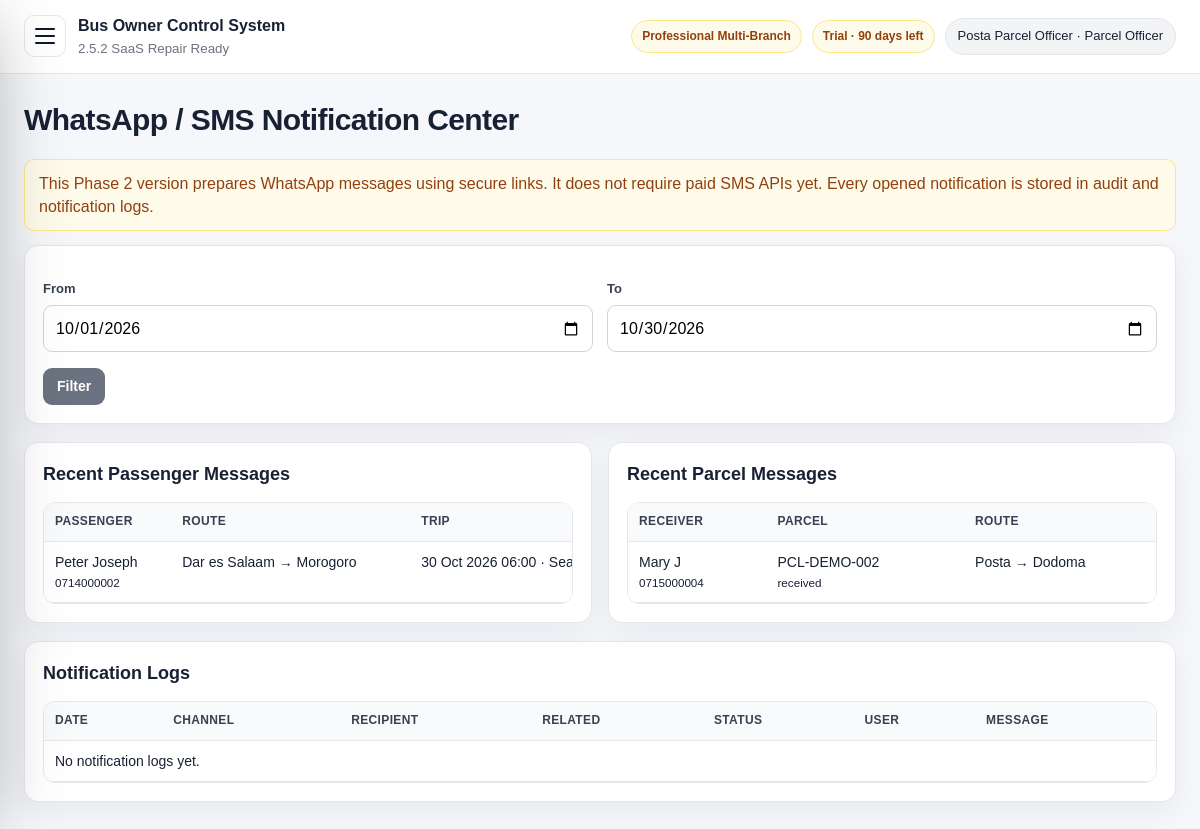
The app's page /notifications.php (signed in) with its own data.
### tables this page shows
CREATE TABLE package_tiers (
  id INT AUTO_INCREMENT PRIMARY KEY,
  code VARCHAR(40) NOT NULL UNIQUE,
  name VARCHAR(120) NOT NULL,
  description TEXT NULL,
  setup_fee DECIMAL(14,2) NOT NULL DEFAULT 0,
  optional_monthly_fee DECIMAL(14,2) NOT NULL DEFAULT 0,
  max_users INT NOT NULL DEFAULT 0,
  max_branches INT NOT NULL DEFAULT 0,
  max_buses INT NOT NULL DEFAULT 0,
  max_routes INT NOT NULL DEFAULT 0,
  max_monthly_trips INT NOT NULL DEFAULT 0,
  features_json LONGTEXT NOT NULL,
  status ENUM('active','inactive') NOT NULL DEFAULT 'active',
  display_order INT NOT NULL DEFAULT 0,
  created_at TIMESTAMP DEFAULT CURRENT_TIMESTAMP,
  updated_at TIMESTAMP NULL DEFAULT NULL ON UPDATE CURRENT_TIMESTAMP
);

CREATE TABLE subscription_license (
  id INT AUTO_INCREMENT PRIMARY KEY,
  company_name VARCHAR(180) NOT NULL DEFAULT 'Bus Company',
  license_key VARCHAR(120) NOT NULL DEFAULT 'DEMO-LICENSE',
  plan VARCHAR(80) NOT NULL DEFAULT 'Professional Multi-Branch',
  package_code VARCHAR(40) NOT NULL DEFAULT 'professional',
  billing_model ENUM('one_time_setup','one_time_plus_optional_support','recurring_subscription') NOT NULL DEFAULT 'one_time_plus_optional_support',
  status ENUM('trial','active','expired','suspended') NOT NULL DEFAULT 'trial',
  start_date DATE NULL,
  expiry_date DATE NULL,
  setup_fee_amount DECIMAL(14,2) NOT NULL DEFAULT 0,
  setup_fee_paid ENUM('no','partial','yes') NOT NULL DEFAULT 'no',
  optional_monthly_fee DECIMAL(14,2) NOT NULL DEFAULT 0,
  optional_monthly_enabled TINYINT(1) NOT NULL DEFAULT 0,
  support_status ENUM('off','active','paused','expired') NOT NULL DEFAULT 'off',
  support_start_date DATE NULL,
  support_expiry_date DATE NULL,
  max_users INT NOT NULL DEFAULT 40,
  max_branches INT NOT NULL DEFAULT 20,
  max_buses INT NOT NULL DEFAULT 50,
  max_routes INT NOT NULL DEFAULT 80,
  max_monthly_trips INT NOT NULL DEFAULT 2000,
  notes TEXT NULL,
  updated_at TIMESTAMP NULL DEFAULT NULL ON UPDATE CURRENT_TIMESTAMP,
  created_at TIMESTAMP DEFAULT CURRENT_TIMESTAMP,
  INDEX idx_subscription_package (package_code),
  INDEX idx_subscription_status (status)
);

CREATE TABLE users (
  id INT AUTO_INCREMENT PRIMARY KEY,
  name VARCHAR(120) NOT NULL,
  email VARCHAR(160) NOT NULL UNIQUE,
  password_hash VARCHAR(255) NOT NULL,
  role ENUM('owner','admin','manager','accountant','agent','parcel_officer') NOT NULL DEFAULT 'manager',
  agent_id INT NULL,
  status ENUM('active','inactive') NOT NULL DEFAULT 'active',
  last_login_at DATETIME NULL,
  created_at TIMESTAMP DEFAULT CURRENT_TIMESTAMP,
  updated_at TIMESTAMP NULL DEFAULT NULL ON UPDATE CURRENT_TIMESTAMP,
  CONSTRAINT fk_users_agent FOREIGN KEY (agent_id) REFERENCES agents(id),
  INDEX idx_users_role_status (role, status),
  INDEX idx_users_agent (agent_id)
);

CREATE TABLE bookings (
  id INT AUTO_INCREMENT PRIMARY KEY,
  trip_id INT NOT NULL,
  agent_id INT NULL,
  passenger_name VARCHAR(160) NOT NULL,
  phone VARCHAR(60) NULL,
  seat_no VARCHAR(20) NOT NULL,
  boarding_point VARCHAR(120) NULL,
  destination_point VARCHAR(120) NULL,
  amount_paid DECIMAL(12,2) NOT NULL DEFAULT 0,
  payment_method ENUM('cash','mobile_money','bank') NOT NULL DEFAULT 'cash',
  status ENUM('booked','paid','boarded','cancelled') NOT NULL DEFAULT 'booked',
  notes TEXT NULL,
  created_at TIMESTAMP DEFAULT CURRENT_TIMESTAMP,
  CONSTRAINT fk_bookings_trip FOREIGN KEY (trip_id) REFERENCES trips(id),
  CONSTRAINT fk_bookings_agent FOREIGN KEY (agent_id) REFERENCES agents(id),
  INDEX idx_bookings_trip (trip_id),
  INDEX idx_bookings_agent (agent_id)
);

CREATE TABLE routes (
  id INT AUTO_INCREMENT PRIMARY KEY,
  origin VARCHAR(120) NOT NULL,
  destination VARCHAR(120) NOT NULL,
  distance_km DECIMAL(10,2) NULL,
  standard_fare DECIMAL(12,2) NOT NULL DEFAULT 0,
  status ENUM('active','inactive') NOT NULL DEFAULT 'active',
  created_at TIMESTAMP DEFAULT CURRENT_TIMESTAMP,
  INDEX idx_routes_origin_destination (origin, destination)
);

CREATE TABLE trips (
  id INT AUTO_INCREMENT PRIMARY KEY,
  route_id INT NOT NULL,
  bus_id INT NOT NULL,
  driver_id INT NULL,
  conductor_name VARCHAR(160) NULL,
  departure_date DATE NOT NULL,
  departure_time TIME NOT NULL,
  fare DECIMAL(12,2) NOT NULL DEFAULT 0,
  status ENUM('scheduled','departed','completed','cancelled') NOT NULL DEFAULT 'scheduled',
  created_at TIMESTAMP DEFAULT CURRENT_TIMESTAMP,
  CONSTRAINT fk_trips_route FOREIGN KEY (route_id) REFERENCES routes(id),
  CONSTRAINT fk_trips_bus FOREIGN KEY (bus_id) REFERENCES buses(id),
  CONSTRAINT fk_trips_driver FOREIGN KEY (driver_id) REFERENCES drivers(id),
  INDEX idx_trips_date (departure_date),
  INDEX idx_trips_bus_date (bus_id, departure_date)
);

CREATE TABLE parcels (
  id INT AUTO_INCREMENT PRIMARY KEY,
  tracking_code VARCHAR(50) NOT NULL UNIQUE,
  trip_id INT NULL,
  agent_id INT NULL,
  sender_name VARCHAR(160) NOT NULL,
  sender_phone VARCHAR(60) NULL,
  receiver_name VARCHAR(160) NOT NULL,
  receiver_phone VARCHAR(60) NULL,
  description TEXT NOT NULL,
  from_branch VARCHAR(120) NULL,
  to_branch VARCHAR(120) NULL,
  amount_paid DECIMAL(12,2) NOT NULL DEFAULT 0,
  payment_method ENUM('cash','mobile_money','bank') NOT NULL DEFAULT 'cash',
  status ENUM('received','loaded','in_transit','delivered','cancelled') NOT NULL DEFAULT 'received',
  created_at TIMESTAMP DEFAULT CURRENT_TIMESTAMP,
  CONSTRAINT fk_parcels_trip FOREIGN KEY (trip_id) REFERENCES trips(id),
  CONSTRAINT fk_parcels_agent FOREIGN KEY (agent_id) REFERENCES agents(id),
  INDEX idx_parcels_tracking (tracking_code),
  INDEX idx_parcels_trip (trip_id),
  INDEX idx_parcels_agent (agent_id)
);

### public/notifications.php (the view, shortened to what the rows shown need)
<?php
require_once __DIR__ . '/../app/core/saas.php';
require_roles(['owner','admin','manager','agent','parcel_officer']);
require_feature('notifications');
$pdo = db();
$from = get_value('from', date('Y-m-01'));
$to = get_value('to', date('Y-m-d'));
$ticketWhere='WHERE DATE(b.created_at) BETWEEN ? AND ? AND b.status<>"cancelled"'; $ticketParams=[$from,$to];
$parcelWhere='WHERE DATE(p.created_at) BETWEEN ? AND ? AND p.status<>"cancelled"'; $parcelParams=[$from,$to];
if(is_branch_scoped_user()){require_branch_assignment();$ticketWhere.=' AND b.agent_id=?';$ticketParams[]=user_agent_id();$parcelWhere.=' AND p.agent_id=?';$parcelParams[]=user_agent_id();}
$st=$pdo->prepare('SELECT b.id,b.passenger_name,b.phone,b.seat_no,b.created_at,t.departure_date,t.departure_time,r.origin,r.destination FROM bookings b JOIN trips t ON b.trip_id=t.id JOIN routes r ON t.route_id=r.id '.$ticketWhere.' ORDER BY b.id DESC LIMIT 50');$st->execute($ticketParams);$bookings=$st->fetchAll();
$st=$pdo->prepare('SELECT p.id,p.tracking_code,p.receiver_name,p.receiver_phone,p.from_branch,p.to_branch,p.status,p.created_at FROM parcels p '.$parcelWhere.' ORDER BY p.id DESC LIMIT 50');$st->execute($parcelParams);$parcels=$st->fetchAll();
?>
<?php include __DIR__ . '/../app/views/header.php'; ?>
<div class="page-title"><h1>WhatsApp / SMS Notification Center</h1></div>
<div class="grid grid-2"><div class="card"><h2>Recent Passenger Messages</h2><div class="table-wrap"><table><thead><tr><th>Passenger</th><th>Route</th><th>Trip</th></tr></thead><tbody><?php foreach($bookings as $b): ?><tr><td><?= e($b['passenger_name']) ?><br><small><?= e($b['phone']) ?></small></td><td><?= e($b['origin'].' → '.$b['destination']) ?></td><td><?= e(app_date($b['departure_date']).' '.substr($b['departure_time'],0,5).' · Seat '.$b['seat_no']) ?></td></tr><?php endforeach; ?></tbody></table></div></div>
<div class="card"><h2>Recent Parcel Messages</h2><div class="table-wrap"><table><thead><tr><th>Receiver</th><th>Parcel</th><th>Route</th></tr></thead><tbody><?php foreach($parcels as $p): ?><tr><td><?= e($p['receiver_name']) ?><br><small><?= e($p['receiver_phone']) ?></small></td><td><?= e($p['tracking_code']) ?><br><small><?= e($p['status']) ?></small></td><td><?= e($p['from_branch'].' → '.$p['to_branch']) ?></td></tr><?php endforeach; ?></tbody></table></div></div></div>
<div class="card"><h2>Notification Logs</h2><div class="table-wrap"><table><thead><tr><th>Date</th><th>Channel</th><th>Recipient</th><th>Related</th><th>Status</th><th>User</th><th>Message</th></tr></thead></table></div></div>
<?php include __DIR__ . '/../app/views/footer.php'; ?>

### app/views/header.php (shortened to what the rows shown need)
<?php require_once __DIR__ . '/../core/auth.php'; require_once __DIR__ . '/../core/settings.php'; require_once __DIR__ . '/../core/saas.php'; ?>
<!doctype html>
<html lang="en">
<head>
    <?php $cssVersion = @filemtime(__DIR__ . '/../../public/assets/css/style.css') ?: time(); ?>
    <link rel="stylesheet" href="<?= e(url('assets/css/style.css') . '?v=' . $cssVersion) ?>">
</head>
<body>
<div class="app-shell">
    <main class="main">
        <header class="topbar">
            <?php $user = current_user(); if ($user): $lic = license_state_label(); $pkg = package_badge(); ?>
                <div class="topbar-right">
                    <span class="license-chip <?= e($pkg['class']) ?>"><?= e($pkg['package']) ?></span>
                    <span class="license-chip <?= e($lic['class']) ?>"><?= e($lic['label']) ?></span>
                    <div class="user-chip"><?= e($user['name']) ?> · <?= e(role_label($user['role'])) ?></div>
                </div>
            <?php endif; ?>
        </header>
        <section class="content">

### records on screen
package_tiers: name "Professional Multi-Branch"
subscription_license: status+expiry_date "Trial · 90 days left"
users: name "Posta Parcel Officer", role "Parcel Officer"
bookings: passenger_name "Peter Joseph", phone "0714000002", routes.origin+destination "Dar es Salaam → Morogoro", trip+seat_no "30 Oct 2026 06:00 ·…"
parcels: receiver_name "Mary J", receiver_phone "0715000004", tracking_code "PCL-DEMO-002", status "received", from_branch+to_branch "Posta → Dodoma"

### other values on screen
APP_NAME "Bus Owner Control System"
APP_VERSION "2.5.2 SaaS Repair Ready"
